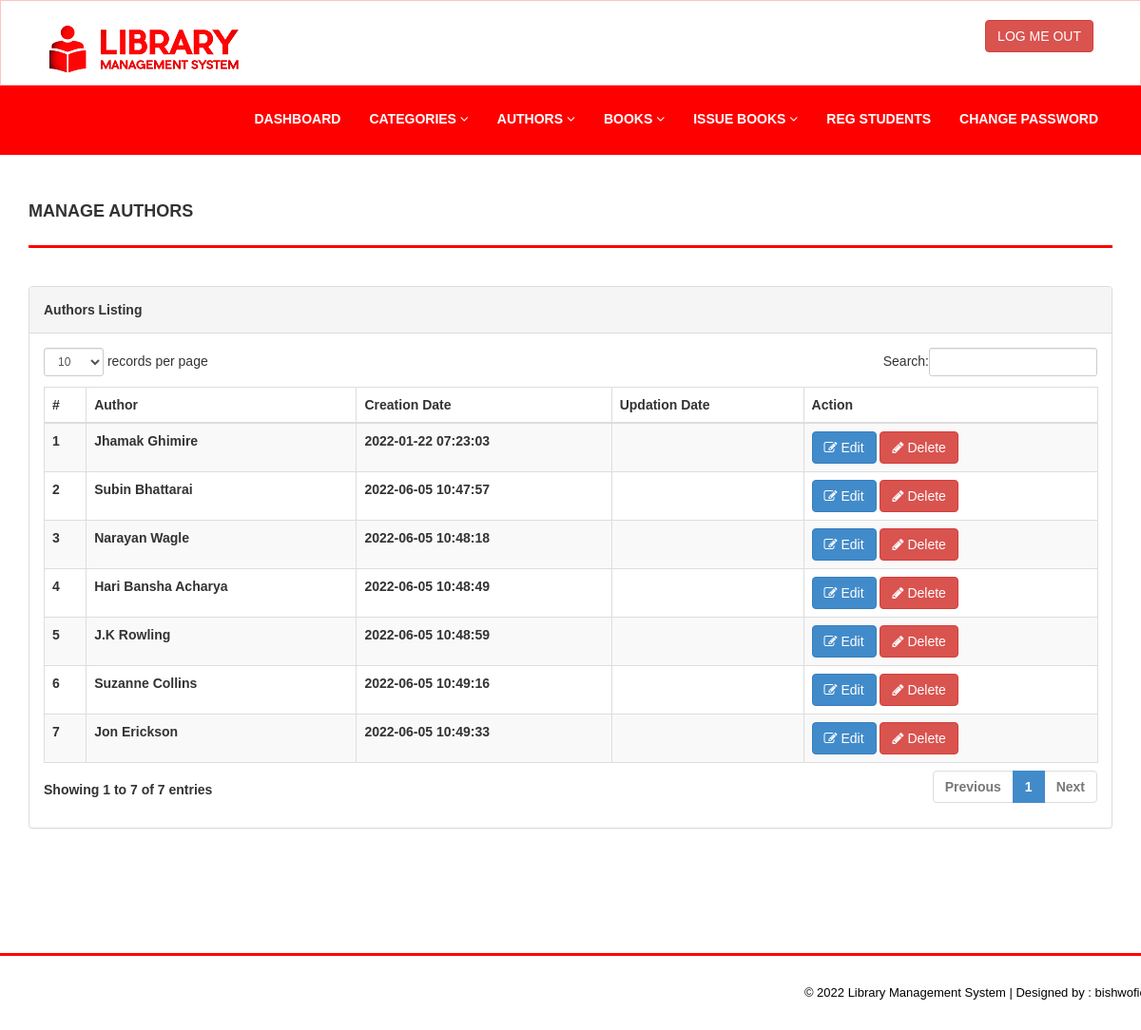
Page /admin/manage-authors.php (signed in) on the committed database.
### tables this page shows
CREATE TABLE `tblauthors` (
  `id` int(11) NOT NULL,
  `AuthorName` varchar(159) DEFAULT NULL,
  `creationDate` timestamp NULL DEFAULT current_timestamp(),
  `UpdationDate` timestamp NULL DEFAULT NULL ON UPDATE current_timestamp()
);

### admin/manage-authors.php (the view, shortened to what this page needs)
<?php
include('includes/config.php');
if(strlen($_SESSION['alogin'])==0)
    {
header('location:index.php');
}
else{
    ?>
<!DOCTYPE html>
<html xmlns="http://www.w3.org/1999/xhtml">
<head>
    <link href="assets/css/bootstrap.css" rel="stylesheet" />
    <link href="assets/css/font-awesome.css" rel="stylesheet" />
    <link href="assets/js/dataTables/dataTables.bootstrap.css" rel="stylesheet" />
    <link href="assets/css/style.css" rel="stylesheet" />
</head>
<body>
<?php include('includes/header.php');?>
    <div class="content-wrapper">
         <div class="container">
        <div class="row pad-botm">
            <div class="col-md-12">
                <h4 class="header-line">Manage Authors</h4>
    </div>
     <div class="row">
</div>
        </div>
            <div class="row">
                <div class="col-md-12">
                    <div class="panel panel-default">
                        <div class="panel-heading">
                           Authors Listing
                        </div>
                        <div class="panel-body">
                            <div class="table-responsive">
                                <table class="table table-striped table-bordered table-hover" id="dataTables-example">
                                    <thead>
                                        <tr>
                                            <th>#</th>
                                            <th>Author</th>
                                            <th>Creation Date</th>
                                            <th>Updation Date</th>
                                            <th>Action</th>
                                        </tr>
                                    </thead>
                                    <tbody>
<?php $sql = "SELECT * from  tblauthors";
$query = $dbh -> prepare($sql);
$query->execute();
$results=$query->fetchAll(PDO::FETCH_OBJ);
$cnt=1;
if($query->rowCount() > 0)
{
foreach($results as $result)
{               ?>
                                        <tr class="odd gradeX">
                                            <td class="center"><?php echo htmlentities($cnt);?></td>
                                            <td class="center"><?php echo htmlentities($result->AuthorName);?></td>
                                            <td class="center"><?php echo htmlentities($result->creationDate);?></td>
                                            <td class="center"><?php echo htmlentities($result->UpdationDate);?></td>
                                            <td class="center">
                                            <a href="edit-author.php?athrid=<?php echo htmlentities($result->id);?>"><button class="btn btn-primary"><i class="fa fa-edit "></i> Edit</button>
                                          <a href="manage-authors.php?del=<?php echo htmlentities($result->id);?>" onclick="return confirm('Are you sure you want to delete?');"" >  <button class="btn btn-danger"><i class="fa fa-pencil"></i> Delete</button>
                                            </td>
                                        </tr>
 <?php $cnt=$cnt+1;}} ?>
                                    </tbody>
                                </table>
                            </div>
                        </div>
                    </div>
                </div>
            </div>
    </div>
    </div>
  <?php include('includes/footer.php');?>
</body>
</html>
<?php } ?>

### admin/assets/css/style.css (style rules this page uses)
.content-wrapper { margin-top: 40px; min-height:800px; padding-bottom:90px; }
.header-line { font-weight:900; padding-bottom:25px; border-bottom:3px solid #FF0000; text-transform:uppercase; }
.pad-botm { padding-bottom:30px; }

### rows in the picture
tblauthors: AuthorName "Jhamak Ghimire", creationDate "2022-01-22 07:23:03"
tblauthors: AuthorName "Subin Bhattarai", creationDate "2022-06-05 10:47:57"
tblauthors: AuthorName "Narayan Wagle", creationDate "2022-06-05 10:48:18"
tblauthors: AuthorName "Hari Bansha Acharya", creationDate "2022-06-05 10:48:49"
tblauthors: AuthorName "J.K Rowling", creationDate "2022-06-05 10:48:59"
tblauthors: AuthorName "Suzanne Collins", creationDate "2022-06-05 10:49:16"
tblauthors: AuthorName "Jon Erickson", creationDate "2022-06-05 10:49:33"
